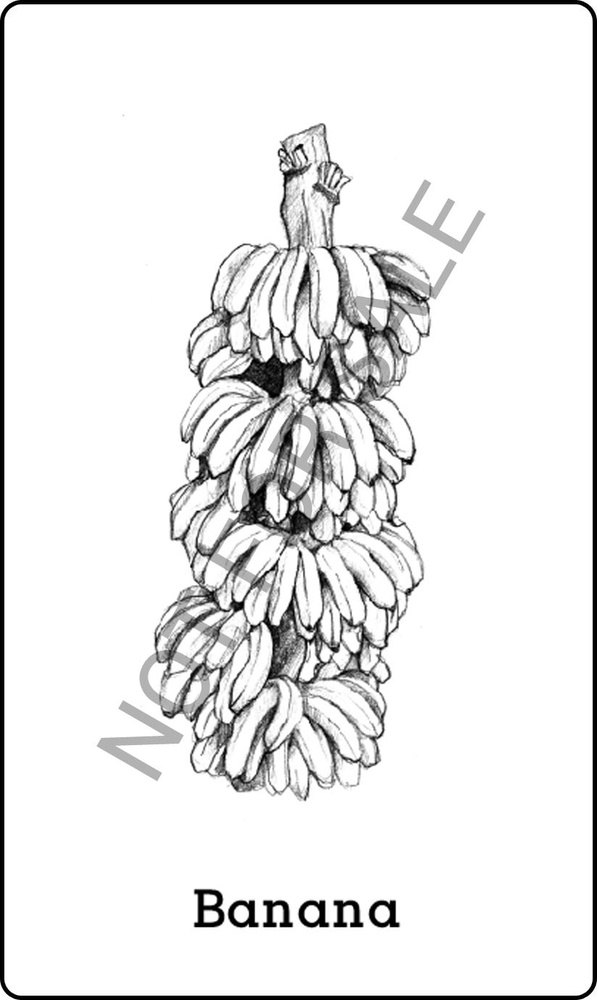
#> input picture FeatureDetection/banana.jpg, 597 x 1000 px, shrunk from 824 x 1381 before the run
$ python harris_corner.py
#> lines starting #> are read from the running program, lines starting #| are printed output that depends on the picture; after the words box and inside, x2 and y2 are one past the last pixel; in counts of white or black regions, pixels touching at a corner belong together
import cv2
import numpy as np
from matplotlib import pyplot as plt

filename = 'banana.jpg'
img = cv2.imread(filename)
#> img is the input picture: shape (1000, 597, 3); min 0, max 255, mean 232.9
gray = cv2.cvtColor(img,cv2.COLOR_BGR2GRAY)

gray = np.float32(gray)
dst = cv2.cornerHarris(gray,2,3,0.04)
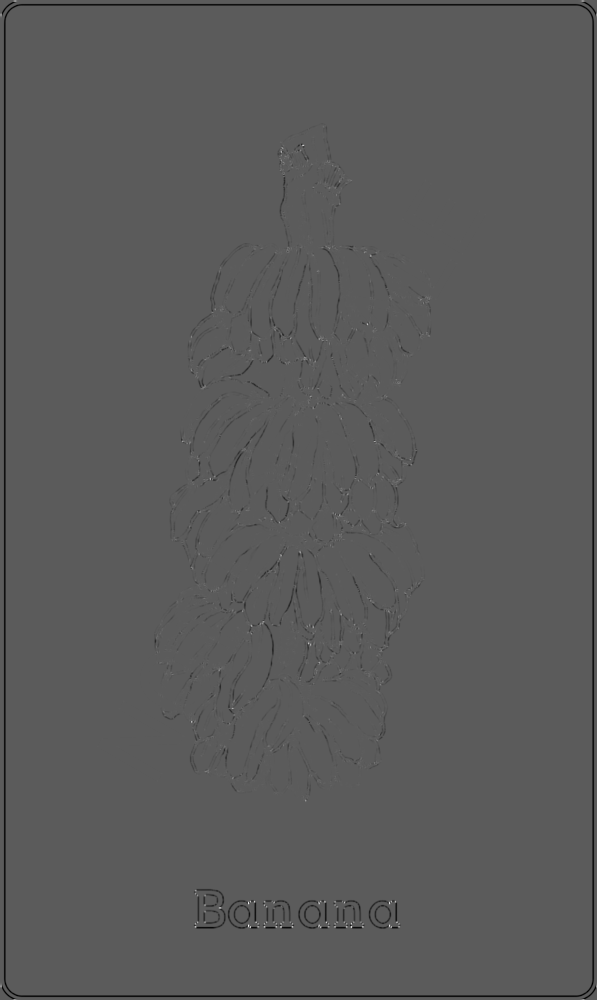
#> dst: shape (1000, 597) float32; min -101099480, max 179948192, mean -1118194; drawn with min black and max white


# make the line thicker for visualize
dst = cv2.dilate(dst,None)
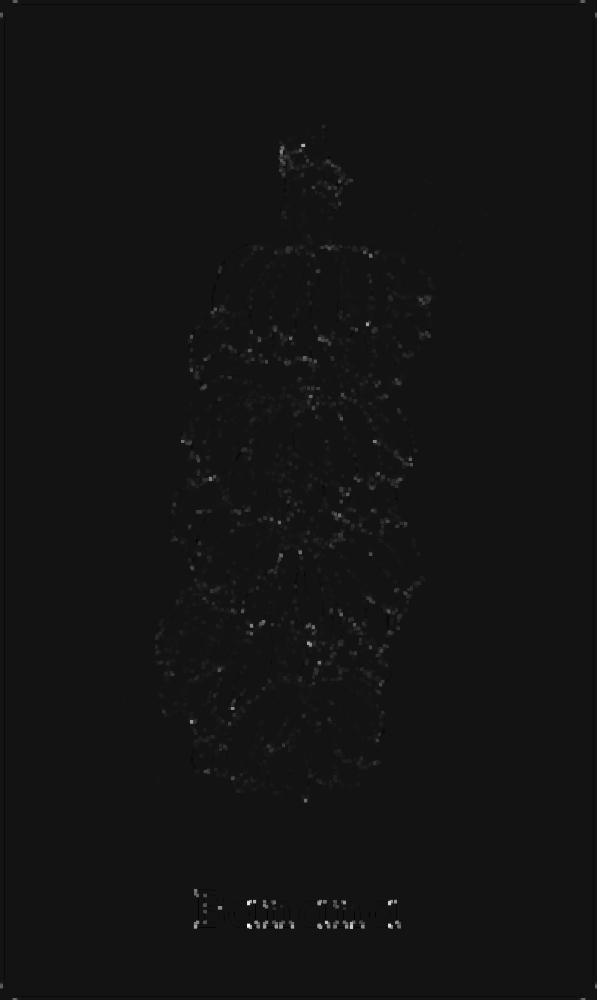
#> dst: shape (1000, 597) float32; min -14715376, max 179948192, mean 496710.2; drawn with min black and max white
img[dst>0.01*dst.max()]=[255,0,0]
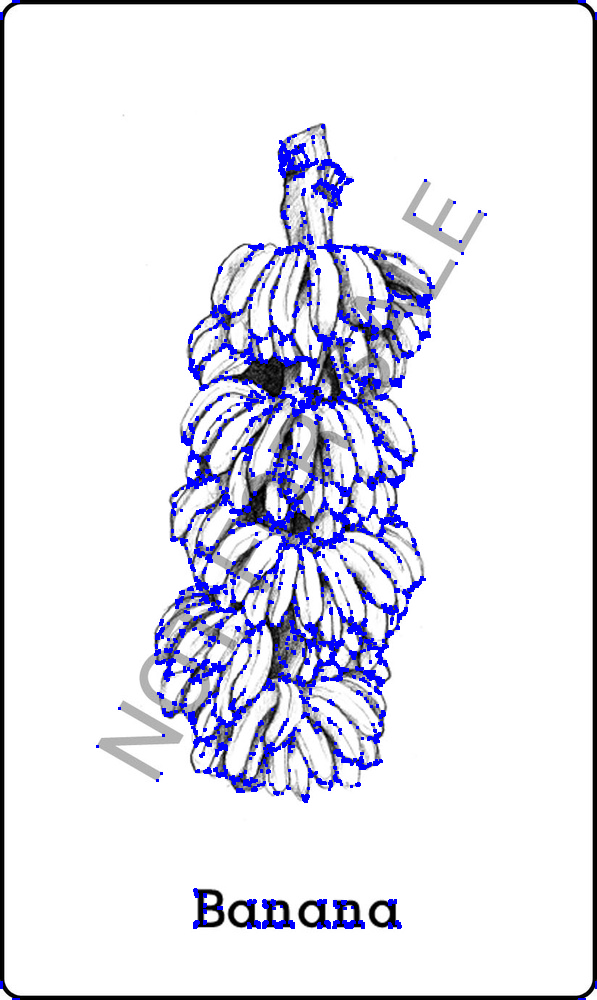
#> img: shape (1000, 597, 3); 4.74% of pixels changed, all inside (x1, y1, x2, y2) = (0, 0, 597, 1000)


plt.imshow(dst)
plt.show()
